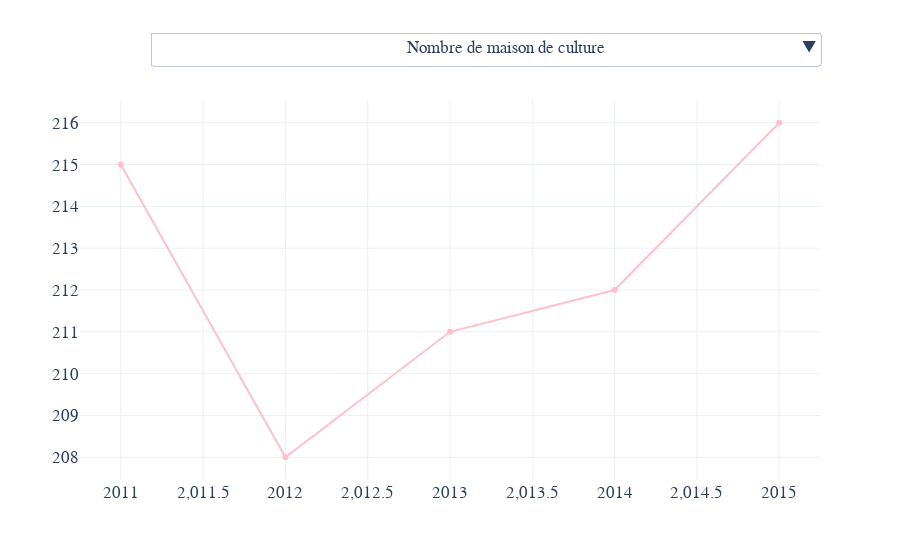

The notebook cell this image was saved under:
### Code cell
df10=pd.read_csv('guide-des-maisons-de-la-culture.csv')

data_bar=[ go.Scatter(name='Nombre de maison de culture',
           visible=True,
           x=df10['Annee'], 
           y=df10['Nb-mc'],
           marker_color='Pink'),
          
         go.Scatter(name='Nombre des inscrits',
           visible=False,
           x=df10['Annee'], 
           y= df10['Nb-inscrits'],
          marker_color='royalblue'),
         
        ]

list_updatemenus=[
        {'args':[{"visible":[True,False]}],
         'label':"                                                             Nombre de maison de culture                                               ",
         'method':"update"},
    
        {'args':[{"visible":[False,True]}],
         'label':"                                                             Nombre des inscrits",
         'method':"update"},
    

         ]
layout_bar=go.Layout(updatemenus=list([dict(buttons= list_updatemenus,x=1.0,y=1.18)]),
                     title_text="",
                     template='plotly_white',
                     font=dict(
                    family=" Gravitas One, cursive",
                    size=17))

#defining figure and plotting
nbre_MC_inscrits = go.Figure(data_bar,layout_bar)
nbre_MC_inscrits.show()

### Figure 1 — Plotly figure (JSON) as saved in the notebook; plotly's stock layout.template omitted (floating-point values rounded to 4 significant figures)
{"data": [{"marker": {"color": "Pink"}, "name": "Nombre de maison de culture", "type": "scatter", "visible": true, "x": [2011, 2012, 2013, 2014, 2015], "y": [215, 208, 211, 212, 216]}, {"marker": {"color": "royalblue"}, "name": "Nombre des inscrits", "type": "scatter", "visible": false, "x": [2011, 2012, 2013, 2014, 2015], "y": [16351, 17081, 20827, 20708, 20261]}], "layout": {"font": {"family": " Gravitas One, cursive", "size": 17}, "title": {"text": ""}, "updatemenus": [{"buttons": [{"args": [{"visible": [true, false]}], "label": "                                                             Nombre de maison de culture                                               ", "method": "update"}, {"args": [{"visible": [false, true]}], "label": "                                                             Nombre des inscrits", "method": "update"}], "x": 1, "y": 1.18}]}}
